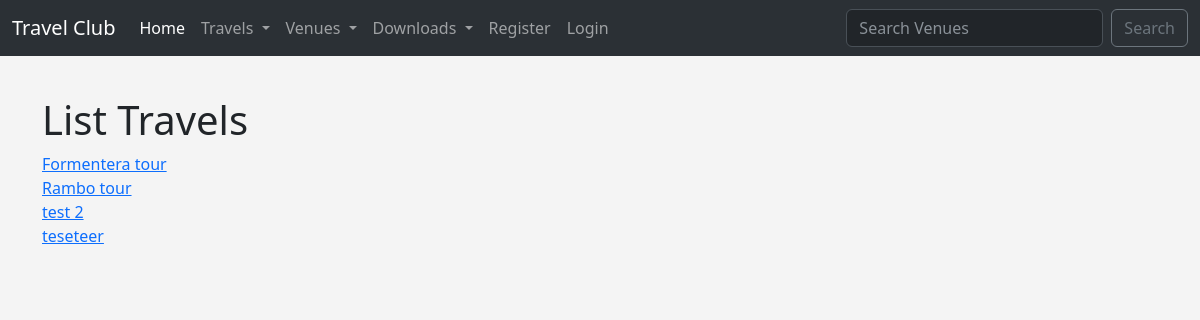
Page /venue_travels/1 on the committed database.
### travel/models.py (models this page shows, shortened)
class Travel(models.Model):
    name = models.CharField('Travel Name', max_length=120)
    travel_date = models.DateTimeField('Travel Date')
    venue = models.ForeignKey(
        Venue, blank=True, null=True, on_delete=models.CASCADE)
    manager = models.ForeignKey(User, blank=True, null=True, on_delete=models.SET_NULL)
    description = models.TextField(blank=True)
    attendees = models.ManyToManyField(TravelUser, blank=True)
    approved = models.BooleanField('Approved', default=False)
    def __str__(self):
        return self.name

### travel/views.py (the view)
# urls.py: path('venue_travels/<venue_id>', views.venue_travels, name='venue-travels'),
def venue_travels(request, venue_id):
    venue = Venue.objects.get(id=venue_id)
    travels = venue.travel_set.all()
    if travels:
        return render(request, 'travel/venue_travels.html', {'travels': travels})
    else:
        messages.success(request, ("That Venue Has No Events At This Time..."))
        return redirect('admin_approval')

### travel/templates/travel/venue_travels.html
{% extends 'travel/base.html' %}
{% block content %}
<h1>List Travels</h1>
{% for travel in travels %}
<a href="{% url 'show-travel' travel.id %}">{{ travel }}</a> <br>
{% endfor %}
{% endblock %}

### travel/templates/travel/base.html (style rules this page uses)
body { background: #f4f4f4 ; }

### rows in the picture
Travel: name "Formentera tour"
Travel: name "Rambo tour"
Travel: name "test 2"
Travel: name "teseteer"
